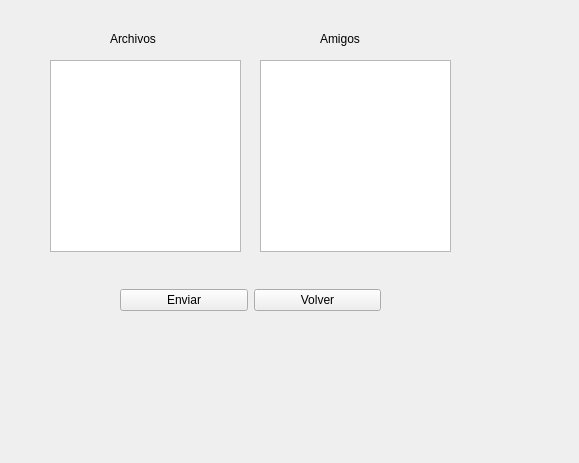
<?xml version="1.0" encoding="UTF-8"?>
<ui version="4.0">
 <class>Form</class>
 <widget class="QWidget" name="Form">
  <property name="geometry">
   <rect>
    <x>0</x>
    <y>0</y>
    <width>579</width>
    <height>463</height>
   </rect>
  </property>
  <property name="windowTitle">
   <string>Form</string>
  </property>
  <widget class="QListWidget" name="archivoslistWidget">
   <property name="geometry">
    <rect>
     <x>50</x>
     <y>60</y>
     <width>191</width>
     <height>192</height>
    </rect>
   </property>
  </widget>
  <widget class="QListWidget" name="amigoslistWidget">
   <property name="geometry">
    <rect>
     <x>260</x>
     <y>60</y>
     <width>191</width>
     <height>192</height>
    </rect>
   </property>
  </widget>
  <widget class="QWidget" name="horizontalLayoutWidget">
   <property name="geometry">
    <rect>
     <x>120</x>
     <y>280</y>
     <width>261</width>
     <height>41</height>
    </rect>
   </property>
   <layout class="QHBoxLayout" name="horizontalLayout">
    <item>
     <widget class="QPushButton" name="enviarButton">
      <property name="text">
       <string>Enviar</string>
      </property>
     </widget>
    </item>
    <item>
     <widget class="QPushButton" name="volverButton">
      <property name="text">
       <string>Volver</string>
      </property>
     </widget>
    </item>
   </layout>
  </widget>
  <widget class="QLabel" name="label">
   <property name="geometry">
    <rect>
     <x>110</x>
     <y>30</y>
     <width>91</width>
     <height>17</height>
    </rect>
   </property>
   <property name="text">
    <string>Archivos</string>
   </property>
  </widget>
  <widget class="QLabel" name="label_2">
   <property name="geometry">
    <rect>
     <x>320</x>
     <y>30</y>
     <width>66</width>
     <height>17</height>
    </rect>
   </property>
   <property name="text">
    <string>Amigos</string>
   </property>
  </widget>
 </widget>
 <resources/>
 <connections/>
</ui>
